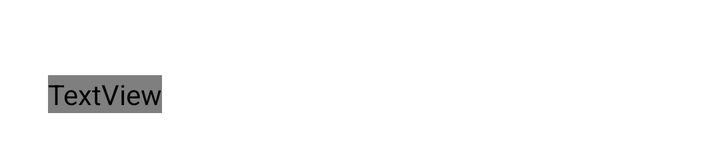
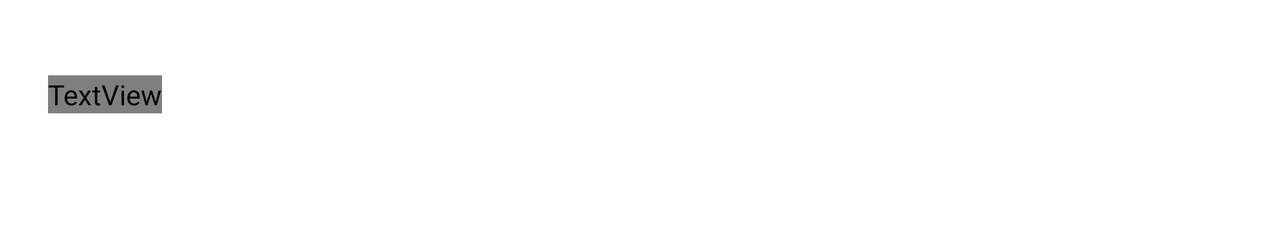

Compare how this app lays out the same screen by default and in its alternative resource folder. The renders come first, then the two layout files and the values they reference.
<!-- AndroidManifest.xml: fallback theme Theme.MaterialComponents.DayNight.NoActionBar -->
<!-- res/layout/date_picker_header.xml -->
<?xml version="1.0" encoding="utf-8"?>
<FrameLayout
    xmlns:android="http://schemas.android.com/apk/res/android"
    android:id="@+id/date_picker_header"
    android:layout_width="match_parent"
    android:layout_height="wrap_content">

    <LinearLayout
        android:id="@+id/ll_header_date_single_cont"
        android:layout_width="match_parent"
        android:layout_height="wrap_content"
        android:orientation="vertical"
        android:paddingStart="?attr/dialogPreferredPadding"
        android:paddingLeft="?attr/dialogPreferredPadding"
        android:paddingEnd="?attr/dialogPreferredPadding"
        android:paddingRight="?attr/dialogPreferredPadding"
        android:paddingBottom="18dp">

        
        <TextView
            android:id="@+id/date_picker_header_year"
            android:layout_width="match_parent"
            android:layout_height="wrap_content"
            android:textAppearance="@style/MDYearLabelTextAppearance"
            android:paddingTop="16dp" />

        <TextView
            android:id="@+id/date_picker_header_date"
            android:layout_width="wrap_content"
            android:layout_height="wrap_content"
            android:textAppearance="@style/MDDateLabelTextAppearance"
            android:gravity="start"
            android:maxLines="2"
            android:ellipsize="none" />

    </LinearLayout>

    <LinearLayout
        android:id="@+id/ll_header_date_range_cont"
        android:layout_width="match_parent"
        android:layout_height="wrap_content"
        android:orientation="horizontal"
        android:visibility="invisible"
        android:layout_gravity="bottom"
        android:paddingStart="?attr/dialogPreferredPadding"
        android:paddingLeft="?attr/dialogPreferredPadding"
        android:paddingEnd="?attr/dialogPreferredPadding"
        android:paddingRight="?attr/dialogPreferredPadding"
        android:paddingBottom="18dp">

        <TextView
            android:id="@+id/tv_header_date_start"
            android:layout_width="0dp"
            android:layout_height="wrap_content"
            android:layout_weight="1"
            android:textAppearance="@style/MDDateRangeLabelTextAppearance"
            android:gravity="start"
            android:maxLines="3"
            android:ellipsize="none" />

        <TextView
            android:id="@+id/tv_header_date_end"
            android:layout_width="0dp"
            android:layout_height="wrap_content"
            android:layout_weight="1"
            android:textAppearance="@style/MDDateRangeLabelTextAppearance"
            android:gravity="end"
            android:maxLines="3"
            android:ellipsize="none"
            android:textAlignment="textEnd"/>

    </LinearLayout>

    <LinearLayout
        android:layout_width="wrap_content"
        android:layout_height="wrap_content"
        android:orientation="horizontal"
        android:layout_marginTop="6dp"
        android:layout_gravity="top|end">

        <ImageView
            android:id="@+id/iv_header_date_reset"
            android:layout_width="wrap_content"
            android:layout_height="wrap_content"
            android:padding="6dp"
            android:src="@drawable/reset_ff"
            android:visibility="gone"/>

        <ImageView
            android:id="@+id/ivRecurrenceOptionsDP"
            android:layout_width="wrap_content"
            android:layout_height="wrap_content"/>

    </LinearLayout>

</FrameLayout>
<!-- resources referenced by this layout -->
<resources>
  <style name="MDDateLabelTextAppearance" parent="TextAppearance.AppCompat">
          <item name="android:textColor">?attr/mdPrimaryTextSecondaryWhenActivatedMaterialInversePtr</item>
          <item name="android:textSize">@dimen/md_date_picker_date_label_size</item>
          <item name="android:fontFamily">sans-serif-medium</item>
      </style>
  <style name="MDDateRangeLabelTextAppearance" parent="TextAppearance.AppCompat">
          <item name="android:textColor">?attr/mdPrimaryTextSecondaryWhenActivatedMaterialInversePtr</item>
          <item name="android:textSize">@dimen/md_date_picker_date_range_label_size</item>
          <item name="android:fontFamily">sans-serif-medium</item>
      </style>
  <style name="MDYearLabelTextAppearance" parent="TextAppearance.AppCompat">
          <item name="android:textColor">?android:attr/textColorPrimary</item>
          <item name="android:textSize">@dimen/md_datepicker_list_year_label_size</item>
          <item name="android:fontFamily">sans-serif</item>
      </style>
  <dimen name="md_date_picker_date_label_size">34dp</dimen>
  <dimen name="md_date_picker_date_range_label_size">18dp</dimen>
  <dimen name="md_datepicker_list_year_label_size">16sp</dimen>
</resources>
<!-- res/layout-land/date_picker_header.xml (the repository's variant of the layout above) -->
<!-- drawn on the phone turned sideways -->
<?xml version="1.0" encoding="utf-8"?>
<FrameLayout
    xmlns:android="http://schemas.android.com/apk/res/android"
    android:id="@+id/date_picker_header"
    android:layout_width="match_parent"
    android:layout_height="wrap_content">

    <LinearLayout
        android:id="@+id/ll_header_date_single_cont"
        android:layout_width="match_parent"
        android:layout_height="wrap_content"
        android:orientation="vertical"
        android:paddingStart="?attr/dialogPreferredPadding"
        android:paddingLeft="?attr/dialogPreferredPadding"
        android:paddingEnd="?attr/dialogPreferredPadding"
        android:paddingRight="?attr/dialogPreferredPadding"
        android:paddingBottom="18dp">

        
        <TextView
            android:id="@+id/date_picker_header_year"
            android:layout_width="match_parent"
            android:layout_height="wrap_content"
            android:paddingTop="16dp"
            android:textAppearance="@style/MDYearLabelTextAppearance" />

        <TextView
            android:id="@+id/date_picker_header_date"
            android:layout_width="wrap_content"
            android:layout_height="wrap_content"
            android:textAppearance="@style/MDDateLabelTextAppearance"
            android:gravity="start"
            android:maxLines="2"
            android:ellipsize="none" />

    </LinearLayout>

    <LinearLayout
        android:id="@+id/ll_header_date_range_cont"
        android:layout_width="match_parent"
        android:layout_height="wrap_content"
        android:orientation="vertical"
        android:visibility="invisible"
        android:paddingStart="?attr/dialogPreferredPadding"
        android:paddingLeft="?attr/dialogPreferredPadding"
        android:paddingEnd="?attr/dialogPreferredPadding"
        android:paddingRight="?attr/dialogPreferredPadding"
        android:paddingBottom="18dp">

        <TextView
            android:id="@+id/tv_header_date_start"
            android:layout_width="wrap_content"
            android:layout_height="wrap_content"
            android:textAppearance="@style/MDDateRangeLabelTextAppearance"
            android:gravity="start"
            android:maxLines="3"
            android:paddingTop="32dp"
            android:ellipsize="none" />

        <TextView
            android:id="@+id/tv_header_date_end"
            android:layout_width="wrap_content"
            android:layout_height="wrap_content"
            android:textAppearance="@style/MDDateRangeLabelTextAppearance"
            android:gravity="start"
            android:paddingTop="32dp"
            android:maxLines="3"
            android:ellipsize="none" />

    </LinearLayout>

    <LinearLayout
        android:layout_width="wrap_content"
        android:layout_height="wrap_content"
        android:orientation="horizontal"
        android:layout_marginTop="6dp"
        android:layout_gravity="top|end|right">

        <ImageView
            android:id="@+id/iv_header_date_reset"
            android:layout_width="wrap_content"
            android:layout_height="wrap_content"
            android:padding="6dp"
            android:src="@drawable/reset_ff"
            android:visibility="gone"/>

        <ImageView
            android:id="@+id/ivRecurrenceOptionsDP"
            android:layout_width="wrap_content"
            android:layout_height="wrap_content"/>

    </LinearLayout>

    <Button
        android:id="@+id/buttonSwitcherDP"
        style="?attr/mdLandscapeButtonModeSwitcherButtonStyle"
        android:layout_width="wrap_content"
        android:layout_height="wrap_content"
        android:visibility="gone"
        android:layout_marginStart="@dimen/md_button_bar_padding_start"
        android:layout_marginLeft="@dimen/md_button_bar_padding_start"
        android:layout_marginEnd="@dimen/md_button_bar_padding_end"
        android:layout_marginRight="@dimen/md_button_bar_padding_end"
        android:layout_marginTop="@dimen/md_button_bar_padding_top"
        android:layout_marginBottom="@dimen/md_button_bar_padding_bottom"
        android:layout_gravity="center_horizontal|bottom" />

</FrameLayout>
<!-- resources referenced by the variant -->
<!-- as the phone turned sideways resolves them -->
<resources>
  <dimen name="md_button_bar_padding_bottom">8dp</dimen>
  <dimen name="md_button_bar_padding_end">12dp</dimen>
  <dimen name="md_button_bar_padding_start">12dp</dimen>
  <dimen name="md_button_bar_padding_top">8dp</dimen>
  <style name="MDDateLabelTextAppearance" parent="TextAppearance.AppCompat">
          <item name="android:textColor">?attr/mdPrimaryTextSecondaryWhenActivatedMaterialInversePtr</item>
          <item name="android:textSize">@dimen/md_date_picker_date_label_size</item>
          <item name="android:fontFamily">sans-serif-medium</item>
      </style>
  <style name="MDDateRangeLabelTextAppearance" parent="TextAppearance.AppCompat">
          <item name="android:textColor">?attr/mdPrimaryTextSecondaryWhenActivatedMaterialInversePtr</item>
          <item name="android:textSize">@dimen/md_date_picker_date_range_label_size</item>
          <item name="android:fontFamily">sans-serif-medium</item>
      </style>
  <style name="MDYearLabelTextAppearance" parent="TextAppearance.AppCompat">
          <item name="android:textColor">?android:attr/textColorPrimary</item>
          <item name="android:textSize">@dimen/md_datepicker_list_year_label_size</item>
          <item name="android:fontFamily">sans-serif</item>
      </style>
  <dimen name="md_date_picker_date_label_size">34dp</dimen>
  <!-- from res/values-land/ -->
  <dimen name="md_date_picker_date_range_label_size">20dp</dimen>
  <dimen name="md_datepicker_list_year_label_size">16sp</dimen>
</resources>
